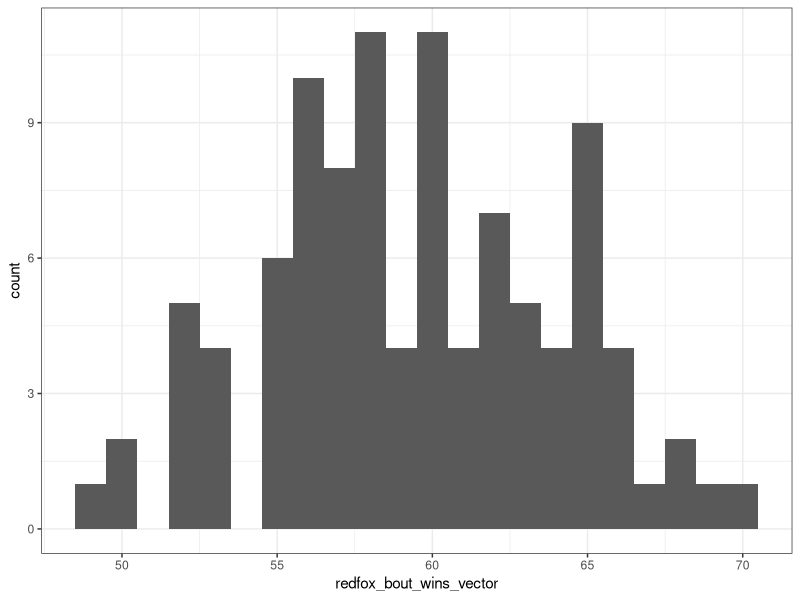
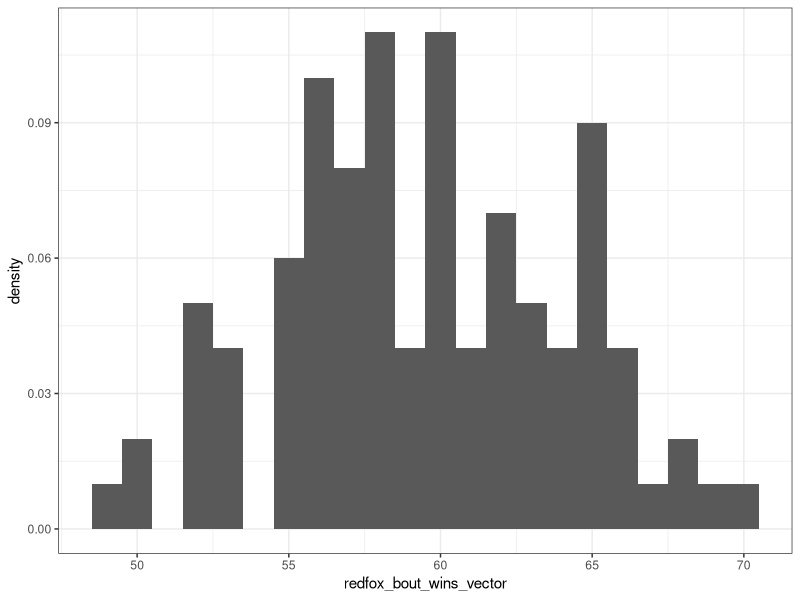
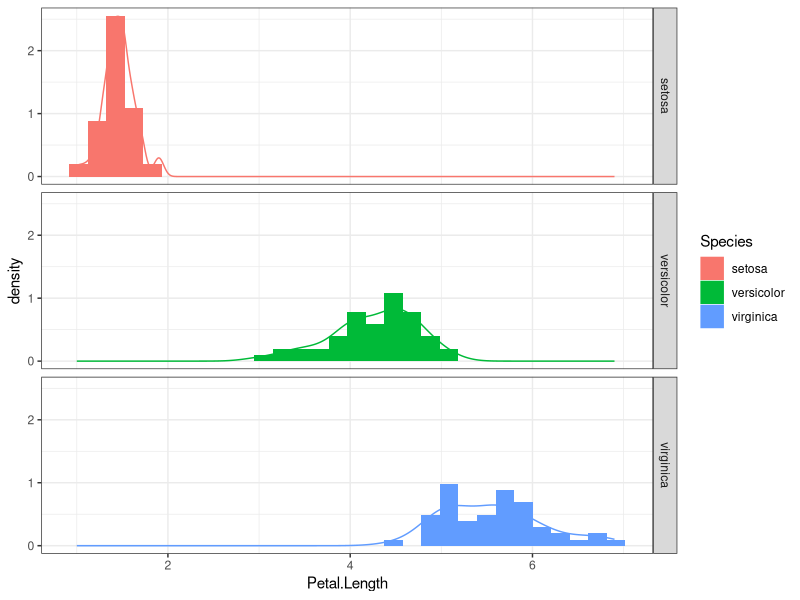
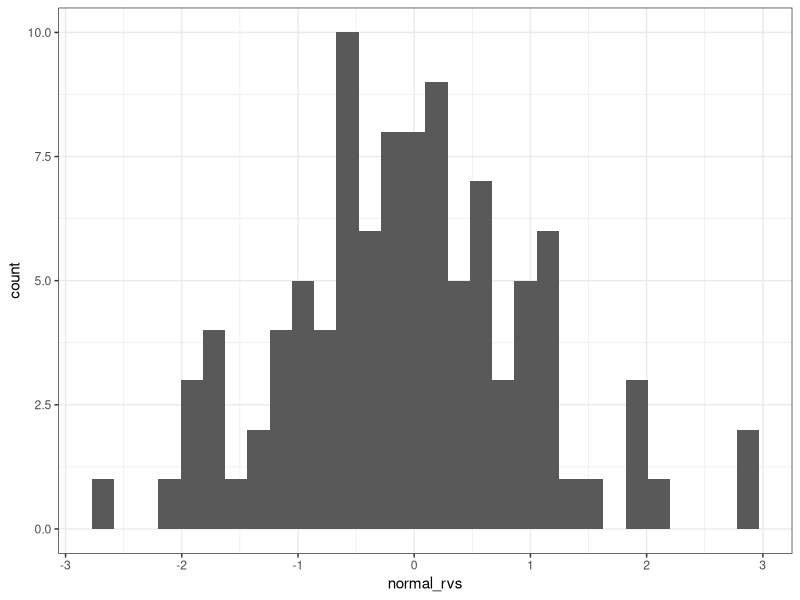

Generate these figures, in order, with R:
## ---- chunk 1
## Start a `for` loop, to replicate a known number of bouts

## Set the probability that a red fox wins the bout
prob_redfox_win <- 0.6

## Set the number of bouts
bouts <- 100 

## Initiate the number of redfox bout wins
redfox_bout_win <- 0


for(ind in 1:bouts){
  

  ## Draw a random number to simulate the outcome of the bout
  bout_outcome <- runif(1)
  
  ## Use an if statement to determine who won
  if(bout_outcome < prob_redfox_win){ # red fox wins
    ## Print the outcome to the console, so we know who won
    print("red fox wins")
    
    ## Increase the number of redfox_bout_win by 1
    redfox_bout_win <- redfox_bout_win + 1
    
  } else { # arctic fox wins
    ## Print the outcome to the console
    print("arctic fox wins")
    
    ## NOTE: We're only interested in the number of redfox wins, so 
    ## we're not going to bother keeping track of the arctic fox wins.
  }  
} # End the `for` loop

print(paste("Red fox won", redfox_bout_win, "bouts!"))

## ---- chunk 2
## Set the probability that a red fox wins the bout
prob_redfox_win <- 0.6

## Set the number of replicates
reps <- 100

## Initiate a vector to store the number of red fox wins for each replicate
redfox_bout_wins_vector <- c()

## Start a for loop to go through the desired number of replicates
for(rep in 1:reps){ 
  
  ## Set the number of bouts
  bouts <- 100 
  
  ## Initiate the number of redfox bout wins
  redfox_bout_win <- 0
  
  ## Start for loop to go through the number of bouts
  for(ind in 1:bouts){
    
    
    ## Draw a random number to simulate the outcome of the bout
    bout_outcome <- runif(1)
    
    ## Use an if statement to determine who won
    if(bout_outcome < prob_redfox_win){ # red fox wins
      ## Print the outcome to the console, so we know who won
      #print("red fox wins")
      
      ## Increase the number of redfox_bout_win by 1
      redfox_bout_win <- redfox_bout_win + 1
      
      } else { # arctic fox wins
        ## Print the outcome to the console
        #print("arctic fox wins")
        
        ## NOTE: We're only interested in the number of redfox wins, so 
        ## we're not going to bother keeping track of the arctic fox wins.
        }  
    } # End the `for` loop
  
  print(paste("Red fox won", redfox_bout_win, "bouts!"))
  
  ## Add the number of redfox_bout_win to redfox_bout_wins_vector
  redfox_bout_wins_vector <- c(redfox_bout_wins_vector, redfox_bout_win)
  
}
## ---- chunk 3
library(ggplot2)

ggplot() +
  geom_histogram(data = NULL, 
                 aes(x = redfox_bout_wins_vector), 
                 binwidth = 1) +
  theme_bw()
## ---- chunk 4
library(ggplot2)

ggplot() +
  geom_histogram(data = NULL, 
                 aes(x = redfox_bout_wins_vector, y = ..density.. ), 
                 binwidth = 1) +
  theme_bw()
## ---- chunk 5
(factorial(100)/(factorial(60)*factorial(100-60))) * 0.6^60 * 0.4^(100-60)
## ---- chunk 6
ggplot() +
  geom_histogram(data = iris, 
                 aes(x = Petal.Length, y = ..density.., fill = Species)) +
  facet_grid( Species ~ . ) +
  geom_density(data = iris, aes(x = Petal.Length, colour = Species)) +
  theme_bw()  
## ---- chunk 7
?rnorm
## ---- chunk 8
normal_rvs <- rnorm(n = 100, mean = 0, sd = 1)

ggplot() + 
  geom_histogram( data = NULL, aes(x = normal_rvs) ) +
  theme_bw()
